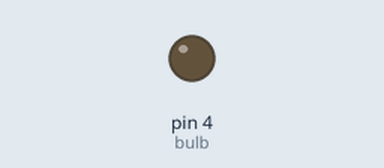
Recording of a sketch running on a simulated Arduino Uno, built with avr-gcc and run on an emulated ATmega328P. Shown: output pins drawn as LEDs (lit = HIGH).

Above: at 1.0 s.
At 3.0 s:
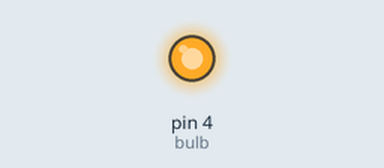
Timing chart, 0 to 5.2 s (numbered marks = the images above):
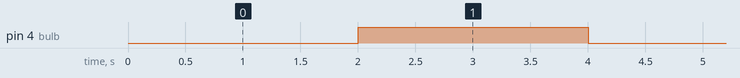

The sketch:

electromagnetic_relay.ino
```cpp
//ตัวอย่างการใช้งาน Electromagnetic Relay

/*
 * การควบคุมรีเลย์ เราสามารถเขียนค่า digital เพื่อควบคุมรีเลย์ให้สับสวิชต์ได้ด้วยคำสั่ง digitalWrite
 * สามารถนำมาประยุกต์ใช้กับค่าเซ็นเซอร์ได้ด้วยการนำค่าจากเซ็นเซอร์มาเข้าเงื่อนไข
 */

const int bulb = 4;         // กำหนดตัวแปรชื่อ bulb เก็บค่า 4 ซึ่งคือ GPIO04

void setup() {
  pinMode(bulb, OUTPUT);    // กำหนด bulb เป็นขา output
}

void loop() {
  digitalWrite(bulb, LOW);  // เขียนค่าดิจิทัลไปยังขา GPIO04 โดยไม่จ่ายไฟฟ้า
  delay(2000);              // รอ 2 วินาที
  digitalWrite(bulb, HIGH); // เขียนค่าดิจิทัลไปยังขา GPIO04 โดยจ่ายไฟ 3.3V
  delay(2000);              // รอ 2 วินาท
}
```

Measured:
- by itself, pin 4 (bulb): alternates HIGH for 2.0 s and LOW for 2.0 s
